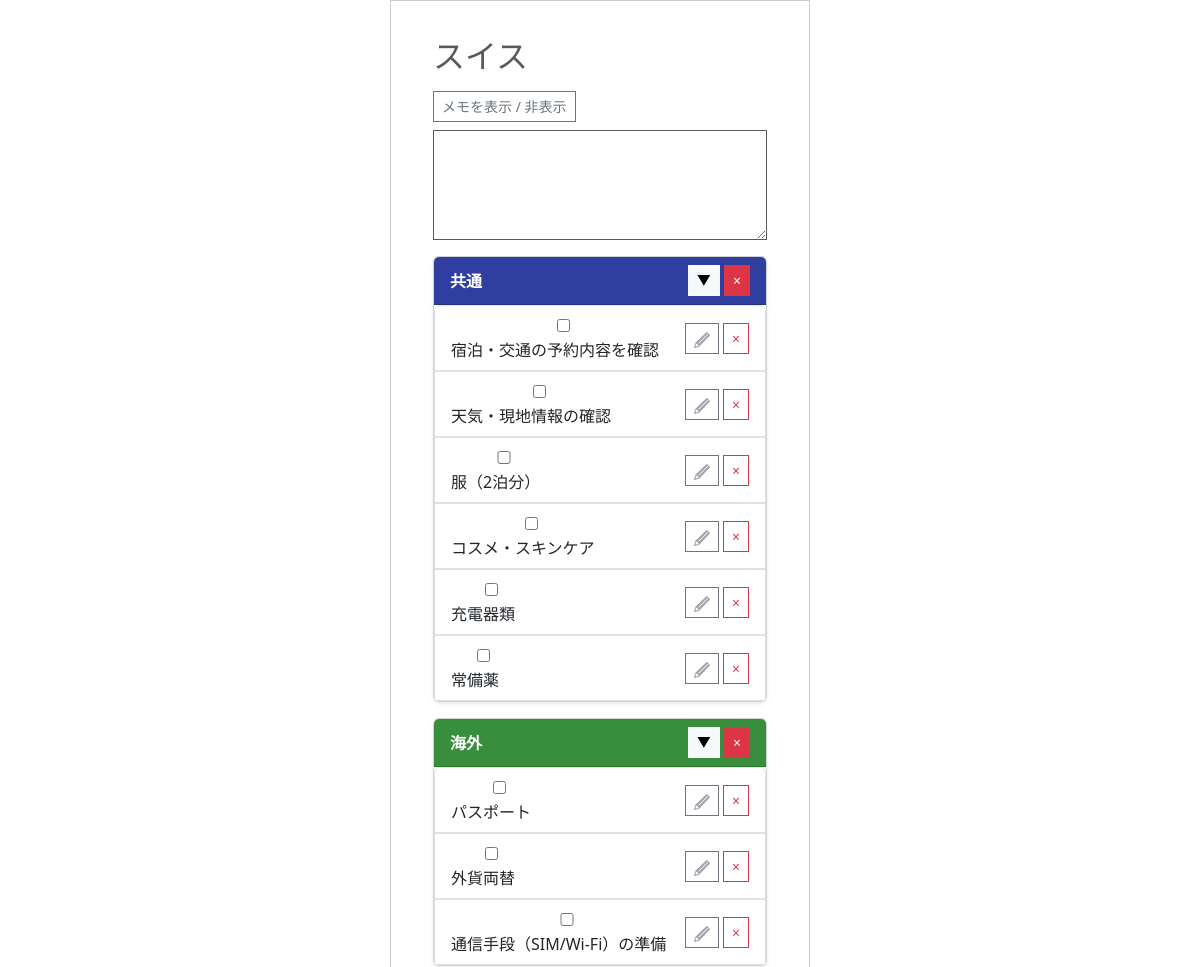
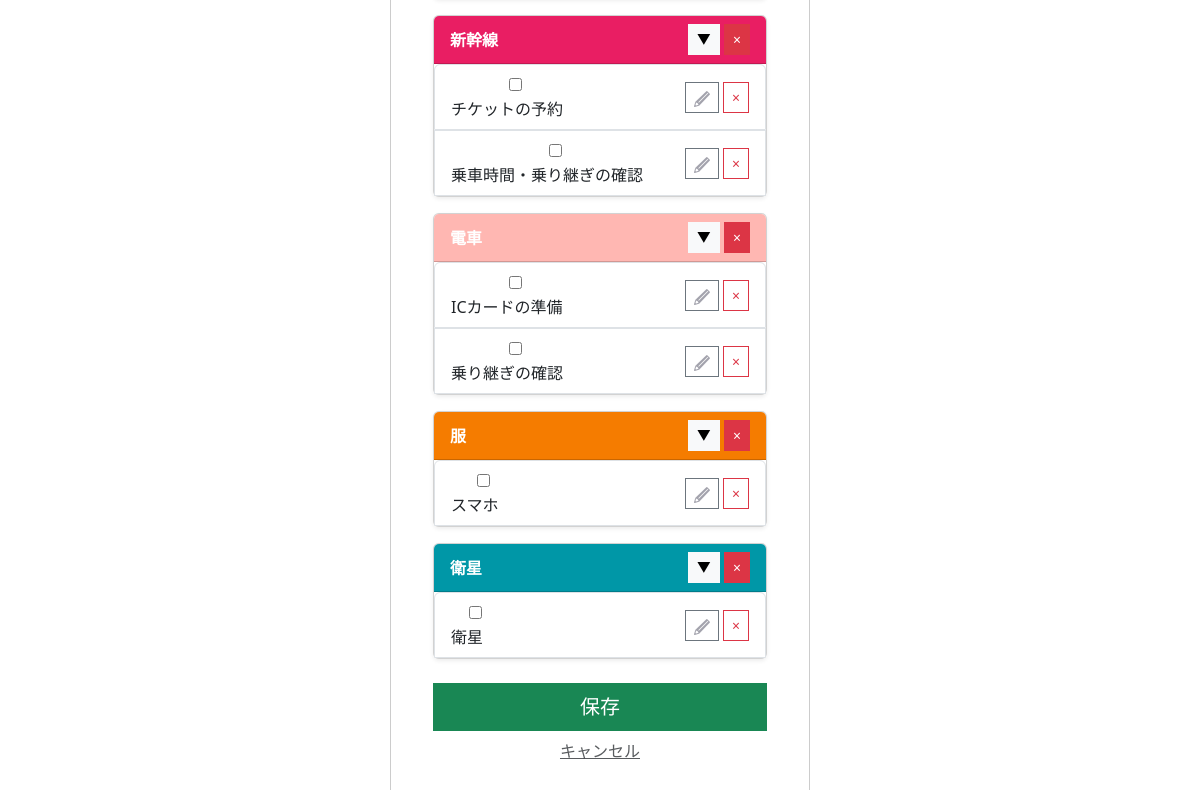
Screenshot of /template/83/old_copy/ with the database file from the repository (2 pictures, top to bottom).
### app/models/template.py (models this page shows, shortened)
class Template(models.Model):
    class SourceType(models.IntegerChoices):
        FROM_TRAVEL   = 0, _("旅行情報より作成")
        FROM_TEMPLATE = 1, _("既存テンプレートを反映")
    user = models.ForeignKey(
        settings.AUTH_USER_MODEL,
        on_delete=models.CASCADE,
        verbose_name=_("ユーザーID")
    )
    travel_info = models.ForeignKey(
        Travel_info,
        on_delete=models.CASCADE,
        verbose_name=_("旅行情報ID")
    )
    source_type = models.IntegerField(
        choices=SourceType.choices,
        verbose_name=_("生成タイプ")
    )
    template_source = models.ForeignKey(
        "self",
        null=True,
        blank=True,
        on_delete=models.SET_NULL,
        verbose_name=_("テンプレート参照元"),
        related_name="derived_templates"
    )
    created_at = models.DateTimeField(
         auto_now_add=True,
         verbose_name=_("作成日")
         )
    updated_at = models.DateTimeField(
        auto_now=True,
        verbose_name=_("更新日")
        )
    class Meta:
      verbose_name = _("テンプレート")

class TravelCategory(models.Model):
    class TravelType(models.IntegerChoices):
        AUTO  = 0, _("初期作成")
        CUSTOM = 1, _("ユーザー追加")
    class CategoryColor(models.IntegerChoices):
        PINK       = 0, "#e91e63ff"
        LIGHT_PINK = 1, "#ffb7b2fe"
        ORANGE     = 2, "#f57c00ff"
        GREEN      = 3, "#388e3cff"
        CYAN       = 4, "#0097a7ff"
        BLUE       = 5, "#303f9ffe"
        BROWN      = 6, "#795548ff"
        PURPLE     = 7, "#7b1fa2ff"
    template = models.ForeignKey(
        Template,
        on_delete=models.CASCADE,
        verbose_name=_("テンプレートID")
    )
    category_name = models.CharField(
        max_length=50,
        verbose_name=_("分類名")
    )
    travel_type = models.IntegerField(
        choices=TravelType.choices,
        verbose_name=_("分類タイプ")
    )
    category_color = models.IntegerField(
        choices=CategoryColor.choices,
        verbose_name=_("分類カラー")
    )
    created_at = models.DateTimeField(
         auto_now_add=True,
         verbose_name=_("作成日")
         )
    updated_at = models.DateTimeField(
        auto_now=True,
        verbose_name=_("更新日")
        )
    class Meta:
      verbose_name = _("旅行の分類")

class TravelItem(models.Model):
    class ItemChecked(models.IntegerChoices):
        NO  = 0, _("NO")
        YES = 1, _("YES")
    travel_category = models.ForeignKey(
        TravelCategory,
        on_delete=models.CASCADE,
        verbose_name=_("旅行の分類ID")
    )
    item_name = models.CharField(
        max_length=128,
        verbose_name=_("項目名")
    )
    item_checked = models.IntegerField(
        choices=ItemChecked.choices,
        verbose_name=_("チェック済み項目")
    )
    created_at = models.DateTimeField(
         auto_now_add=True,
         verbose_name=_("作成日")
         )
    updated_at = models.DateTimeField(
        auto_now=True,
        verbose_name=_("更新日")
        )
    class Meta:
      verbose_name = _("旅行の項目")

### app/models/travel.py (models this page shows, shortened)
class Travel_info(models.Model):
    class StayType(models.IntegerChoices):
        DAY_TRIP = 0, _("日帰り")
        STAY     = 1, _("宿泊")
    class LocationType(models.IntegerChoices):
        DOMESTIC = 0, _("国内")
        OVERSEAS = 1, _("海外")
    class StatusType(models.IntegerChoices):
        NOT_DONE  = 0, _("未")
        COMPLETE  = 1, _("完")
        PROCESSED = 2, _("済")
    travel_info_id = models.AutoField(
        primary_key=True,
        verbose_name=_("旅行情報ID")
    )
    user = models.ForeignKey(
        settings.AUTH_USER_MODEL,
        on_delete=models.CASCADE,
        verbose_name=_("ユーザーID")
    )
    travel_title = models.CharField(
        max_length=100,
        verbose_name=_("旅行タイトル")
    )
    start_date = models.DateField(
        verbose_name=_("開始日")
    )
    end_date = models.DateField(
        verbose_name=_("終了日")
    )
    stay_type = models.IntegerField(
        choices=StayType.choices,
        verbose_name=_("宿泊タイプ")
    )
    location = models.IntegerField(
        choices=LocationType.choices,
        verbose_name=_("場所"),
    )
    memo = models.CharField(
        max_length=230,
        blank=True,
        verbose_name=_("メモ")
    )
    status = models.IntegerField(
        choices=StatusType.choices,
        default=0,
        verbose_name=_("ステータス")
    )
    transport = models.ManyToManyField(
        "Transport",
        through="Travelmode",
        verbose_name=_("交通手段")
    )
    created_at = models.DateTimeField(
        auto_now_add=True,
        verbose_name=_("作成日")
    )
    updated_at = models.DateTimeField(
       auto_now=True,
        verbose_name=_("更新日")
    )
    class Meta:
        verbose_name = _("旅行情報")
        verbose_name_plural = _("旅行情報")

### app/views/new_travel/old_template_copy.py (the view, shortened to what this page needs)
# urls.py: path('template/<int:template_id>/old_copy/', old_template_copy, name='old_template_copy'),
def old_template_copy(request, template_id):
    template = get_object_or_404(Template, id=template_id)
    categories = TravelCategory.objects.filter(template=template)
    return render(request, "new_travel/old_template.html", {
        "template": template,
        "categories": categories,
    })

### templates/new_travel/old_template.html (shortened to what this page needs)
{% extends 'base.html' %}
{% load static %}
{% block content %}
<div class="container mt-4">
    <h2 class="mb-3">{{ template.travel_info.travel_title }}</h2>
    <div class="mb-3">
        <button class="btn btn-outline-secondary btn-sm"
                data-bs-toggle="collapse"
                data-bs-target="#memoArea">
            メモを表示 / 非表示
        </button>
        <div id="memoArea" class="collapse show mt-2">
            <textarea name="memo" class="form-control" rows="4">{{ template.memo }}</textarea>
        </div>
    </div>
    <form method="POST">
        {% for cat in categories %}
        <div class="card mb-3 shadow-sm">
            <div class="card-header d-flex justify-content-between align-items-center"
                 style="background-color: {{ cat.get_category_color_display }}; color: white;">
                <strong>{{ cat.category_name }}</strong>
                <div>
                    <button type="button"
                            class="btn btn-sm btn-light"
                            data-bs-toggle="collapse"
                            data-bs-target="#cat{{ cat.id }}">
                        ▼
                    </button>
                    <button type="submit"
                            name="delete_category"
                            value="{{ cat.id }}"
                            class="btn btn-sm btn-danger">
                        ×
                    </button>
                </div>
            </div>
            <ul id="cat{{ cat.id }}" class="list-group collapse show">
                {% for item in cat.travelitem_set.all %}
                <li class="list-group-item d-flex justify-content-between align-items-center">
                    <div>
                        <input type="checkbox"
                               name="item_checked_{{ item.id }}"
                               {% if item.item_checked %}checked{% endif %}>
                        {{ item.item_name }}
                    </div>
                    <div>
                        <button type="button"
                                class="btn btn-sm btn-outline-secondary"
                                data-bs-toggle="modal"
                                data-bs-target="#editItem{{ item.id }}">
                            <img src="{% static 'tabipre/icons/edit.png' %}" alt="編集" style="width:16px; height:16px;">
                        </button>
                        <button type="submit"
                                name="delete_item"
                                value="{{ item.id }}"
                                class="btn btn-sm btn-outline-danger">
                            ×
                        </button>
                    </div>
                </li>
                {% endfor %}
            </ul>
        </div>
        {% endfor %}
        <div class="text-center mt-4">
            <button type="submit" class="btn btn-success btn-lg w-100">
                保存
            </button>
        </div>
        <div class="text-center mt-2">
            <a href="{% url 'app:home' %}" class="text-muted">キャンセル</a>
        </div>
    </form>
</div>
{% endblock %}

### templates/base.html (shortened to what this page needs)
<!DOCTYPE html>
<html lang="en">
<head>
    {% load static %}
    <link href="https://cdn.jsdelivr.net/npm/bootstrap@5.3.0/dist/css/bootstrap.min.css" rel="stylesheet">
    <link rel="stylesheet" href="https://cdn.jsdelivr.net/npm/bootstrap-icons@1.10.5/font/bootstrap-icons.css">
    <link rel="stylesheet" href="https://cdn.jsdelivr.net/npm/flatpickr/dist/themes/airbnb.css">
    {% block extra_css %}
    <link rel="stylesheet" href="{% static 'tabipre/css/base/base.css' %}">
    <link rel="stylesheet" href="{% static 'tabipre/css/base/calendar_style.css' %}">
    {% endblock %}
</head>
<body class="{% block body_class %}{% endblock %}">
    <div class="app-frame">
        <div class="content-wrapper container">
            {% block content %}
            {% endblock %}
        </div>
    </div>
</body>
</html>

### static/tabipre/css/base/base.css (style rules this page uses)
.app-frame { max-width: 420px; margin: 0 auto; min-height: 100vh; background: #fff; border: 1px solid #ccc; padding: 12px 18px; box-sizing: border-box; color: #595959; }
.content-wrapper { padding-bottom: 90px !important; }
input, select, textarea { width: 100%; padding: 10px 12px; border-radius: 6px; border: 1px solid #ccc; font-size: 18px; box-sizing: border-box; }
.btn, .btn-primary, .app-btn, .app-btn-primary, .app-btn-secondary, .app-btn-warning { border-radius: 0 !important; }
input, select, textarea { border-radius: 0; }
input.form-control, select.form-control, textarea.form-control { border-radius: 0 !important; }
input, select, textarea { width: 100%; padding: 6px 10px; border-radius: 0; border: 1px solid #ccc; font-size: 18px; box-sizing: border-box; }
input, select, textarea { width: 100%; padding: 6px 10px; border-radius: 0; border: 1px solid #595959; font-size: 18px; box-sizing: border-box; }
input.form-control, select.form-control, textarea.form-control { border: 1px solid #595959 !important; }
.content-wrapper { padding-bottom: 60px !important; }

### rows the page displays
Template: travel_info.travel_title "スイス"
TravelCategory: category_name "共通", {{ cat.id }} 310 (drawn)
TravelItem: item_name "宿泊・交通の予約内容を確認", {{ item.id }} 974 (drawn)
TravelItem: item_name "天気・現地情報の確認", {{ item.id }} 975 (drawn)
TravelItem: item_name "服（2泊分）", {{ item.id }} 976 (drawn)
TravelItem: item_name "コスメ・スキンケア", {{ item.id }} 977 (drawn)
TravelItem: item_name "充電器類", {{ item.id }} 978 (drawn)
TravelItem: item_name "常備薬", {{ item.id }} 979 (drawn)
TravelCategory: category_name "海外", {{ cat.id }} 311 (drawn)
TravelItem: item_name "パスポート", {{ item.id }} 980 (drawn)
TravelItem: item_name "外貨両替", {{ item.id }} 981 (drawn)
TravelItem: item_name "通信手段（SIM/Wi-Fi）の準備", {{ item.id }} 982 (drawn)
TravelCategory: category_name "新幹線", {{ cat.id }} 312 (drawn)
TravelItem: item_name "チケットの予約", {{ item.id }} 983 (drawn)
TravelItem: item_name "乗車時間・乗り継ぎの確認", {{ item.id }} 984 (drawn)
TravelCategory: category_name "電車", {{ cat.id }} 313 (drawn)
TravelItem: item_name "ICカードの準備", {{ item.id }} 985 (drawn)
TravelItem: item_name "乗り継ぎの確認", {{ item.id }} 986 (drawn)
TravelCategory: category_name "服", {{ cat.id }} 314 (drawn)
TravelItem: item_name "スマホ", {{ item.id }} 987 (drawn)
TravelCategory: category_name "衛星", {{ cat.id }} 315 (drawn)
TravelItem: item_name "衛星", {{ item.id }} 988 (drawn)
